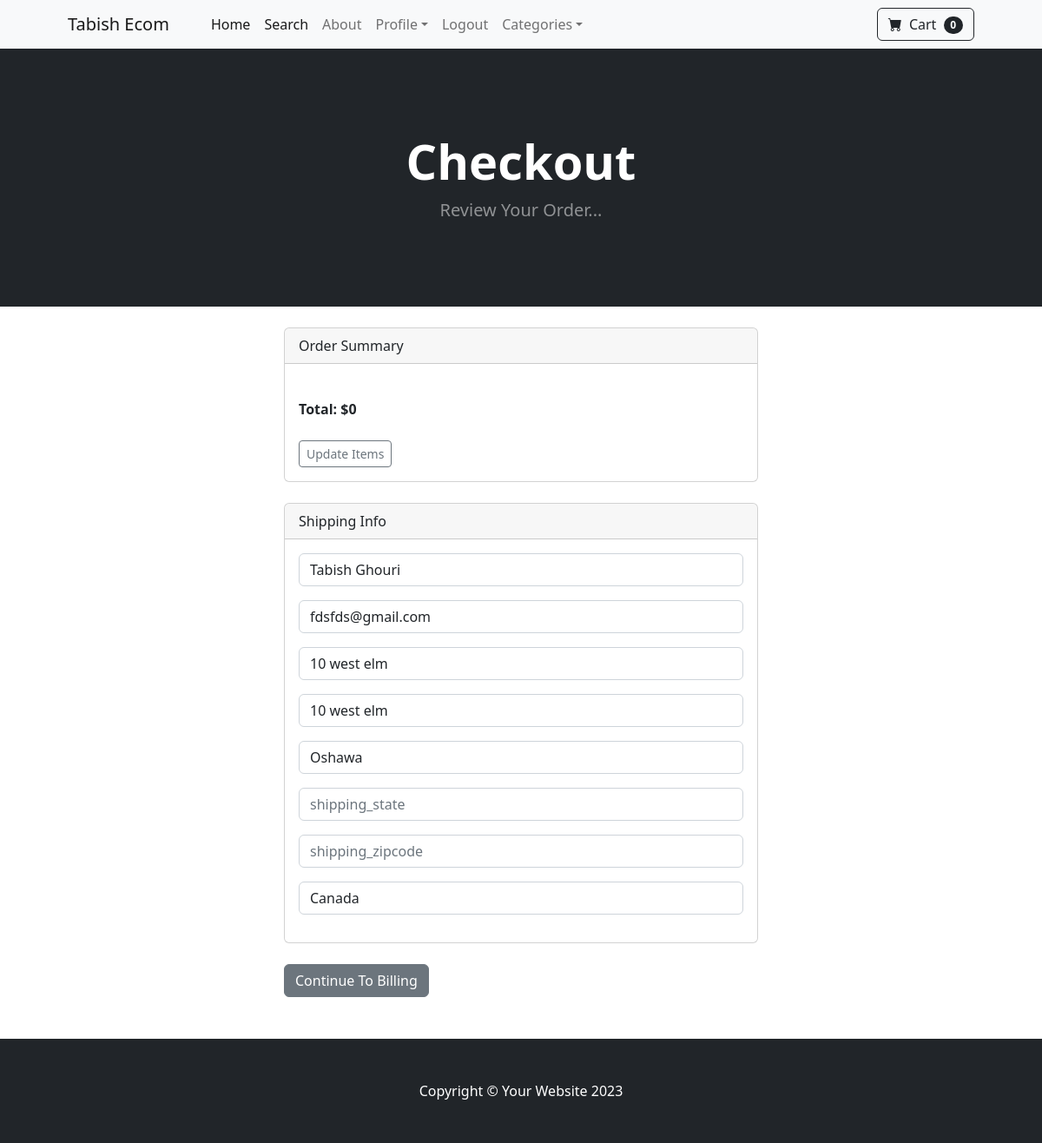
The app's page /payment/checkout (signed in), older data.
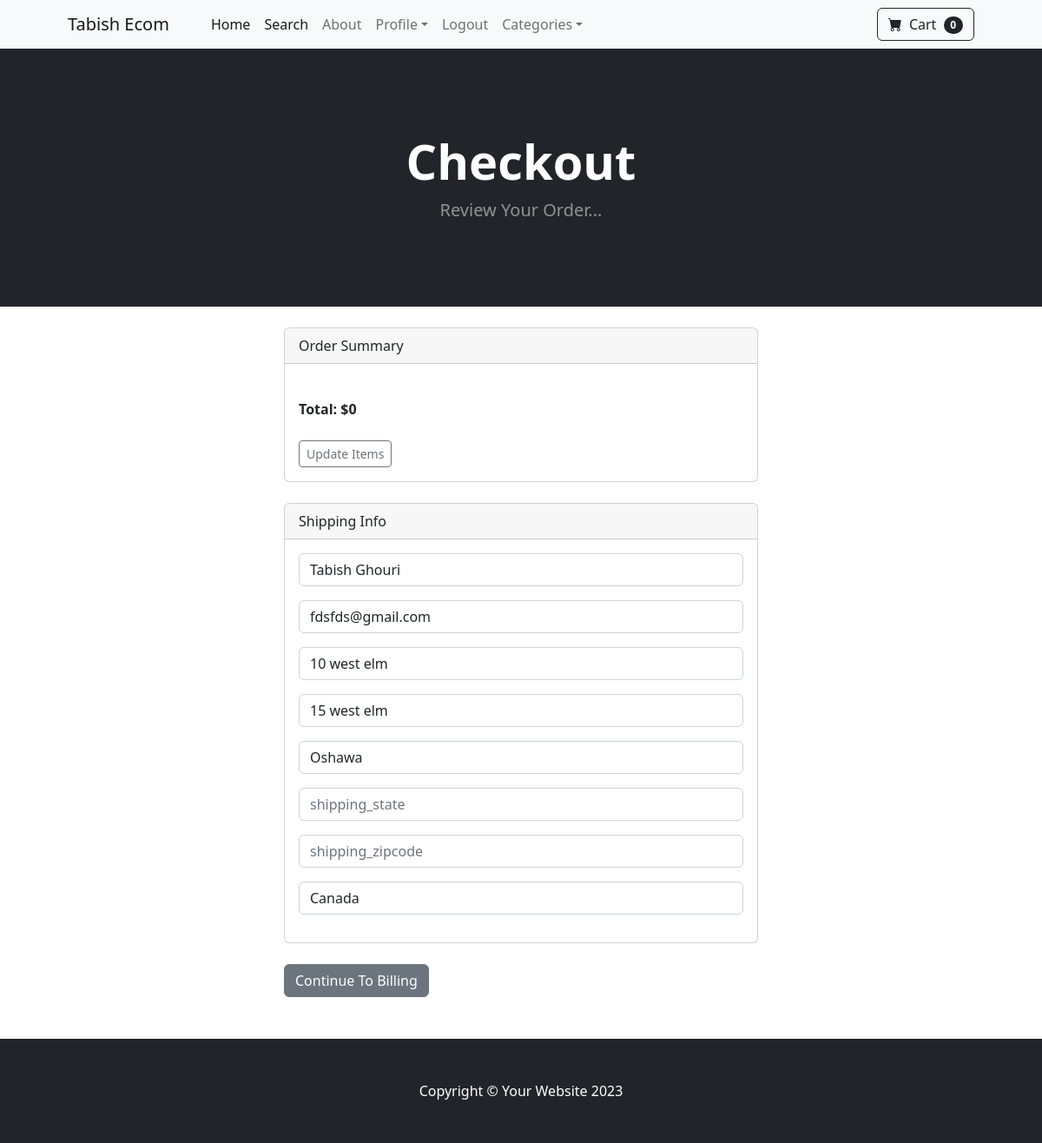
The same page, newer data.
### payment/models.py (models this page shows, shortened)
class ShippingAddress(models.Model):
    user = models.ForeignKey(User, on_delete=models.CASCADE, null=True, blank=True)
    shipping_full_name = models.CharField(max_length=255)
    shipping_email = models.CharField(max_length=255)
    shipping_address1 = models.CharField(max_length=255)
    shipping_address2 = models.CharField(max_length=255, null=True, blank=True)
    shipping_city = models.CharField(max_length=255)
    shipping_state = models.CharField(max_length=255, null=True, blank=True)
    shipping_zipcode = models.CharField(max_length=255, null=True, blank=True)
    shipping_country = models.CharField(max_length=255)
    class Meta:
        verbose_name_plural = "Shipping Address"

### payment/views.py (the view, shortened to what this page needs)
# urls.py: path("checkout", views.checkout, name="checkout"),
def checkout(request):
    cart = Cart(request)
    cart_products = cart.get_prods
    quantities = cart.get_quants
    totals = cart.cart_total()
    if request.user.is_authenticated:
        shipping_user = ShippingAddress.objects.get(user__id=request.user.id)
        shipping_form = ShippingForm(request.POST or None, instance=shipping_user)
        return render(
            request,
            "payment/checkout.html",
            {
                "cart_products": cart_products,
                "quantities": quantities,
                "totals": totals,
                "shipping_form": shipping_form,
            },
        )

### cart/cart.py (called while the page is built, shortened)
    def __len__(self):
        return len(self.cart)

    def cart_total(self):
        product_ids = self.cart.keys()
        products = Product.objects.filter(id__in=product_ids)
        quantities = self.cart
        total = 0
        return total

    def get_prods(self):
        product_ids = self.cart.keys()
        products = Product.objects.filter(id__in=product_ids)
        return products

### cart/context_processors.py (called while the page is built)
def cart(request):
    return {"cart": Cart(request)}

### payment/templates/payment/checkout.html (shortened to what this page needs)
{% extends 'base.html' %} {% block content %}
<header class="bg-dark py-5">
    <div class="container px-4 px-lg-5 my-5">
        <div class="text-center text-white">
            <h1 class="display-4 fw-bolder">Checkout</h1>
            <p class="lead fw-normal text-white-50 mb-0">Review Your Order...</p>
        </div>
    </div>
</header>
<br />
<div class="container">
    <div class="row">
        <div class="col-md-6 offset-md-3">
            <div class="card">
                <div class="card-header">
                    Order Summary
                </div>
                <div class="card-body">
                    <br>
                    <strong> Total: ${{ totals }} </strong>
                    <br><br>
                    <a href="{% url 'cart_summary' %}" class="btn btn-sm btn-outline-secondary">Update Items</a>
                </div>
            </div>
            <br>
            <div class="card">
                <div class="card-header">
                    Shipping Info
                </div>
                <div class="card-body">
                    {{ shipping_form.as_p }}
                </div>
            </div>
            <br>
            <a href="#" class="btn btn-secondary">Continue To Billing</a>
        </div>
    </div>
</div>
<br><br>
{% endblock %}

### store/templates/base.html (shortened to what this page needs)
{% load static %}
<!DOCTYPE html>
<html lang="en">
  <head>
    <link
      href="https://cdn.jsdelivr.net/npm/bootstrap-icons@1.5.0/font/bootstrap-icons.css"
      rel="stylesheet"
    />
    <link href="{% static 'css/styles.css' %}" rel="stylesheet" />
  </head>
  <body>
    {% include 'navbar.html' %}  {% block content %} {% endblock %}
    <footer class="py-5 bg-dark">
      <div class="container">
        <p class="m-0 text-center text-white">
          Copyright &copy; Your Website 2023
        </p>
      </div>
    </footer>
  </body>
</html>

### store/templates/navbar.html (shortened to what this page needs)
<nav class="navbar navbar-expand-lg navbar-light bg-light">
  <div class="container px-4 px-lg-5">
    <a class="navbar-brand" href="{% url 'home' %}">Tabish Ecom</a>
    <div class="collapse navbar-collapse" id="navbarSupportedContent">
      <ul class="navbar-nav me-auto mb-2 mb-lg-0 ms-lg-4">
        <li class="nav-item">
          <a class="nav-link active" aria-current="page" href="{% url 'home' %}">Home</a>
        </li>
        <li class="nav-item">
          <a class="nav-link active" aria-current="page" href="{% url 'search' %}">Search</a>
        </li>
        <li class="nav-item">
          <a class="nav-link" href="{% url 'about' %}">About</a>
        </li>
        {% if user.is_authenticated %}
        <li class="nav-item dropdown">
          <a class="nav-link dropdown-toggle" id="navbarDropdown" href="#" role="button" data-bs-toggle="dropdown"
            aria-expanded="false">Profile</a>
        </li>
        <li class="nav-item">
          <a class="nav-link" href="{% url 'logout' %}">Logout</a>
        </li>
        {% endif %}
        <li class="nav-item dropdown">
          <a class="nav-link dropdown-toggle" id="navbarDropdown" href="#" role="button" data-bs-toggle="dropdown"
            aria-expanded="false">Categories</a>
        </li>
      </ul>
      <form class="d-flex">
        <a href="{% url 'cart_summary' %}" class="btn btn-outline-dark">
          <i class="bi-cart-fill me-1"></i>
          Cart
          <span class="badge bg-dark text-white ms-1 rounded-pill" id="cart_quantity">
            {{ cart|length }}
          </span>
        </a>
      </form>
    </div>
  </div>
</nav>

Row changes from the older to the newer data that the page shows:
changed ShippingAddress "Tabish Ghouri": shipping_address2 "10 west elm" → "15 west elm"
